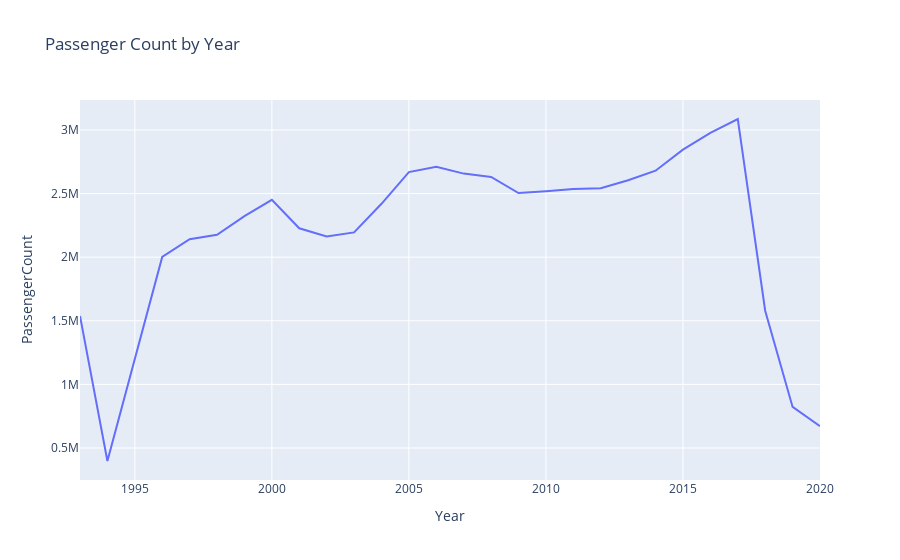
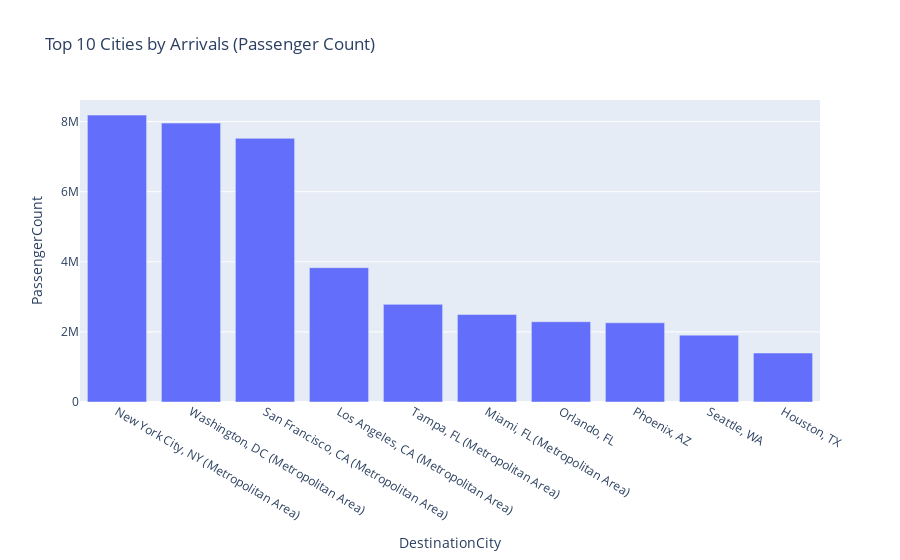
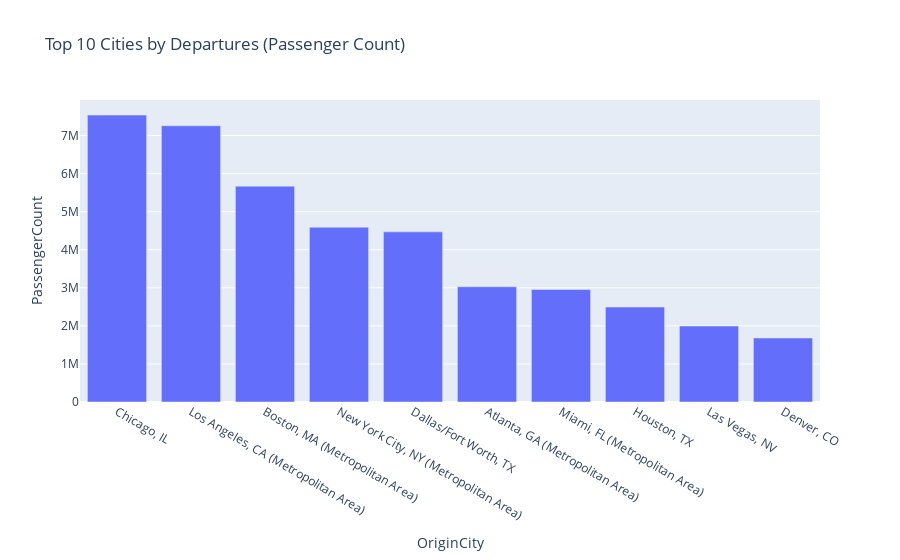
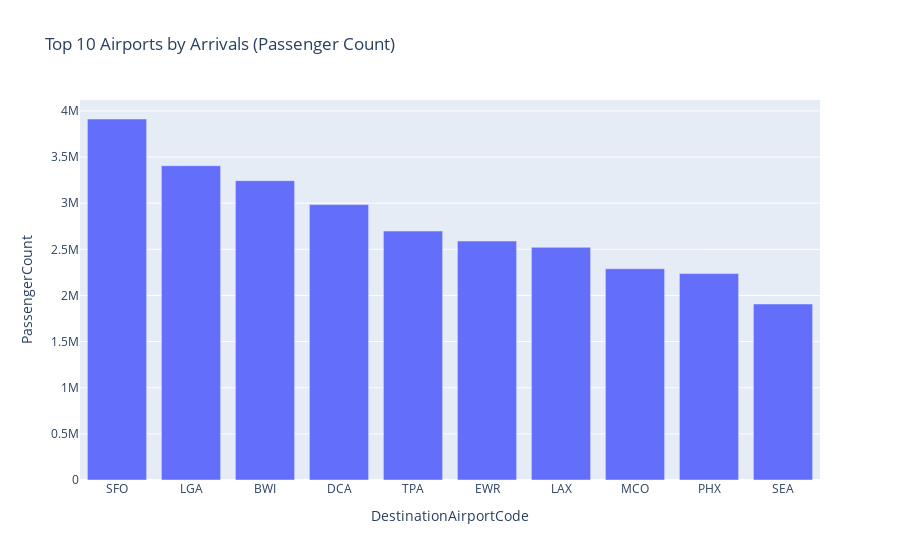

Here is the notebook cell these charts were saved with, in order:
### Code cell
import pandas as pd
import plotly.express as px
import plotly.graph_objects as go

# Load the preprocessed dataset
df = pd.read_parquet('datasets/_dataset.parquet')  # Adjust path if needed

# 4. Passenger Count by Year (Line Chart)
passenger_count_by_year = df.groupby('Year')['PassengerCount'].sum().reset_index()
fig4 = px.line(passenger_count_by_year, x='Year', y='PassengerCount', title="Passenger Count by Year")
fig4.show()

# 5. Top 10 Cities by Arrivals (Bar Chart)
top_arrival_cities = df.groupby('DestinationCity')['PassengerCount'].sum().reset_index()
top_arrival_cities = top_arrival_cities.sort_values(by='PassengerCount', ascending=False).head(10)
fig5 = px.bar(top_arrival_cities, x='DestinationCity', y='PassengerCount', title="Top 10 Cities by Arrivals (Passenger Count)")
fig5.show()

# 6. Top 10 Cities by Departures (Bar Chart)
top_departure_cities = df.groupby('OriginCity')['PassengerCount'].sum().reset_index()
top_departure_cities = top_departure_cities.sort_values(by='PassengerCount', ascending=False).head(10)
fig6 = px.bar(top_departure_cities, x='OriginCity', y='PassengerCount', title="Top 10 Cities by Departures (Passenger Count)")
fig6.show()

# 7. Top 10 Airports by Arrivals (Bar Chart)
top_arrival_airports = df.groupby('DestinationAirportCode')['PassengerCount'].sum().reset_index()
top_arrival_airports = top_arrival_airports.sort_values(by='PassengerCount', ascending=False).head(10)
fig7 = px.bar(top_arrival_airports, x='DestinationAirportCode', y='PassengerCount', title="Top 10 Airports by Arrivals (Passenger Count)")
fig7.show()

# 8. Top 10 Airports by Departures (Bar Chart)
top_departure_airports = df.groupby('OriginAirportCode')['PassengerCount'].sum().reset_index()
top_departure_airports = top_departure_airports.sort_values(by='PassengerCount', ascending=False).head(10)
fig8 = px.bar(top_departure_airports, x='OriginAirportCode', y='PassengerCount', title="Top 10 Airports by Departures (Passenger Count)")
fig8.show()

# 9. Top 10 Routes by Passenger Count (Bar Chart)
top_routes = df.groupby('Route')['PassengerCount'].sum().reset_index()
top_routes = top_routes.sort_values(by='PassengerCount', ascending=False).head(10)
fig9 = px.bar(top_routes, x='Route', y='PassengerCount', title="Top 10 Routes by Passenger Count")
fig9.show()

# 10. Top 10 Longest Unique Routes (Bar Chart)
unique_routes_df = df.drop_duplicates(subset=['Route'])
top_longest_routes = unique_routes_df.sort_values(by='RouteDistanceInMiles', ascending=False).head(10)
fig10 = px.bar(top_longest_routes, x='Route', y='RouteDistanceInMiles', title="Top 10 Longest Routes by Distance (Miles)")
fig10.show()

# 11. Top 10 Shortest Unique Routes (Bar Chart)
top_shortest_routes = unique_routes_df.sort_values(by='RouteDistanceInMiles').head(10)
fig11 = px.bar(top_shortest_routes, x='Route', y='RouteDistanceInMiles', title="Top 10 Shortest Routes by Distance (Miles)")
fig11.show()

### Figure 1 — Plotly figure (JSON) as saved in the notebook; plotly's stock layout.template omitted (floating-point values rounded to 4 significant figures)
{"data": [{"hovertemplate": "Year=%{x}<br>PassengerCount=%{y}<extra></extra>", "legendgroup": "", "line": {"color": "#636efa", "dash": "solid"}, "marker": {"symbol": "circle"}, "mode": "lines", "name": "", "orientation": "v", "showlegend": false, "type": "scatter", "x": [1993, 1994, 1996, 1997, 1998, 1999, 2000, 2001, 2002, 2003, 2004, 2005, 2006, 2007, 2008, 2009, 2010, 2011, 2012, 2013, 2014, 2015, 2016, 2017, 2018, 2019, 2020], "xaxis": "x", "y": [1538123, 397639, 2001616, 2141358, 2176741, 2322840, 2451166, 2227580, 2163044, 2195068, 2419911, 2668863, 2710823, 2657243, 2631007, 2503994, 2519171, 2535719, 2542516, 2605325, 2680103, 2845536, 2977255, 3086637, 1579549, 822988, 671971], "yaxis": "y"}], "layout": {"autosize": true, "legend": {"tracegroupgap": 0}, "title": {"text": "Passenger Count by Year"}, "xaxis": {"anchor": "y", "autorange": true, "domain": [0, 1], "range": [1993, 2020], "title": {"text": "Year"}, "type": "linear"}, "yaxis": {"anchor": "x", "autorange": true, "domain": [0, 1], "range": [248300.0, 3236000.0], "title": {"text": "PassengerCount"}, "type": "linear"}}}

### Figure 2 — Plotly figure (JSON) as saved in the notebook; plotly's stock layout.template omitted (floating-point values rounded to 4 significant figures)
{"data": [{"alignmentgroup": "True", "hovertemplate": "DestinationCity=%{x}<br>PassengerCount=%{y}<extra></extra>", "legendgroup": "", "marker": {"color": "#636efa", "pattern": {"shape": ""}}, "name": "", "offsetgroup": "", "orientation": "v", "showlegend": false, "textposition": "auto", "type": "bar", "x": ["New York City, NY (Metropolitan Area)", "Washington, DC (Metropolitan Area)", "San Francisco, CA (Metropolitan Area)", "Los Angeles, CA (Metropolitan Area)", "Tampa, FL (Metropolitan Area)", "Miami, FL (Metropolitan Area)", "Orlando, FL", "Phoenix, AZ", "Seattle, WA", "Houston, TX"], "xaxis": "x", "y": [8185969, 7957372, 7522659, 3832476, 2785531, 2496075, 2289584, 2260890, 1907619, 1397330], "yaxis": "y"}], "layout": {"autosize": true, "barmode": "relative", "legend": {"tracegroupgap": 0}, "title": {"text": "Top 10 Cities by Arrivals (Passenger Count)"}, "xaxis": {"anchor": "y", "autorange": true, "domain": [0, 1], "range": [-0.5, 9.5], "title": {"text": "DestinationCity"}, "type": "category"}, "yaxis": {"anchor": "x", "autorange": true, "domain": [0, 1], "range": [0, 8617000.0], "title": {"text": "PassengerCount"}, "type": "linear"}}}

### Figure 3 — Plotly figure (JSON) as saved in the notebook; plotly's stock layout.template omitted (floating-point values rounded to 4 significant figures)
{"data": [{"alignmentgroup": "True", "hovertemplate": "OriginCity=%{x}<br>PassengerCount=%{y}<extra></extra>", "legendgroup": "", "marker": {"color": "#636efa", "pattern": {"shape": ""}}, "name": "", "offsetgroup": "", "orientation": "v", "showlegend": false, "textposition": "auto", "type": "bar", "x": ["Chicago, IL", "Los Angeles, CA (Metropolitan Area)", "Boston, MA (Metropolitan Area)", "New York City, NY (Metropolitan Area)", "Dallas/Fort Worth, TX", "Atlanta, GA (Metropolitan Area)", "Miami, FL (Metropolitan Area)", "Houston, TX", "Las Vegas, NV", "Denver, CO"], "xaxis": "x", "y": [7537764, 7257208, 5671159, 4591834, 4470214, 3028055, 2955857, 2494933, 1995409, 1681792], "yaxis": "y"}], "layout": {"autosize": true, "barmode": "relative", "legend": {"tracegroupgap": 0}, "title": {"text": "Top 10 Cities by Departures (Passenger Count)"}, "xaxis": {"anchor": "y", "autorange": true, "domain": [0, 1], "range": [-0.5, 9.5], "title": {"text": "OriginCity"}, "type": "category"}, "yaxis": {"anchor": "x", "autorange": true, "domain": [0, 1], "range": [0, 7934000.0], "title": {"text": "PassengerCount"}, "type": "linear"}}}

### Figure 4 — Plotly figure (JSON) as saved in the notebook; plotly's stock layout.template omitted (floating-point values rounded to 4 significant figures)
{"data": [{"alignmentgroup": "True", "hovertemplate": "DestinationAirportCode=%{x}<br>PassengerCount=%{y}<extra></extra>", "legendgroup": "", "marker": {"color": "#636efa", "pattern": {"shape": ""}}, "name": "", "offsetgroup": "", "orientation": "v", "showlegend": false, "textposition": "auto", "type": "bar", "x": ["SFO", "LGA", "BWI", "DCA", "TPA", "EWR", "LAX", "MCO", "PHX", "SEA"], "xaxis": "x", "y": [3912103, 3405702, 3243789, 2984364, 2697849, 2589352, 2521363, 2289577, 2237188, 1907619], "yaxis": "y"}], "layout": {"autosize": true, "barmode": "relative", "legend": {"tracegroupgap": 0}, "title": {"text": "Top 10 Airports by Arrivals (Passenger Count)"}, "xaxis": {"anchor": "y", "autorange": true, "domain": [0, 1], "range": [-0.5, 9.5], "title": {"text": "DestinationAirportCode"}, "type": "category"}, "yaxis": {"anchor": "x", "autorange": true, "domain": [0, 1], "range": [0, 4118000.0], "title": {"text": "PassengerCount"}, "type": "linear"}}}
